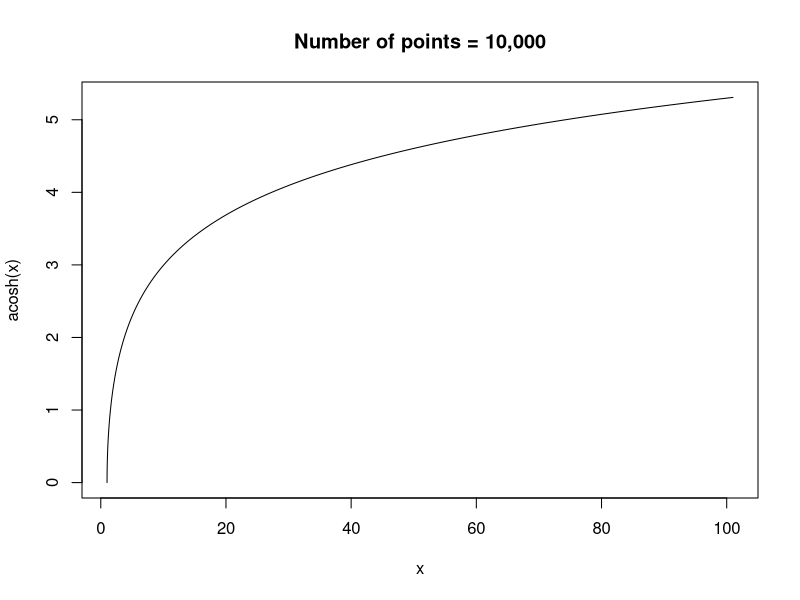

R code for this plot:
n <- 10000

x <- c(0:n)
#x <- (x - median(x)) #seems it's only defined for positive inputs
range(x)
x <- x/100
x <- x + 1
range(x)

y <- acosh(x)

plot(y~x, type = "l", xlab = "x", ylab = "acosh(x)", main = "Number of points = 10,000")